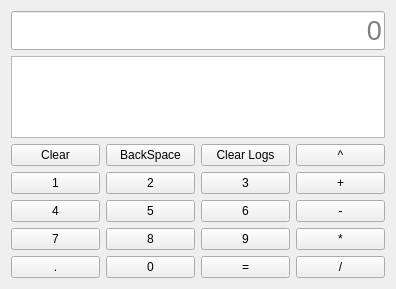
<?xml version="1.0" encoding="UTF-8"?>
<ui version="4.0">
 <class>Calc</class>
 <widget class="QWidget" name="Calc">
  <property name="geometry">
   <rect>
    <x>0</x>
    <y>0</y>
    <width>396</width>
    <height>289</height>
   </rect>
  </property>
  <property name="windowTitle">
   <string>Form</string>
  </property>
  <layout class="QVBoxLayout" name="verticalLayout_2">
   <item>
    <widget class="QLineEdit" name="display">
     <property name="font">
      <font>
       <family>Microsoft Sans Serif</family>
       <pointsize>20</pointsize>
       <weight>50</weight>
       <bold>false</bold>
      </font>
     </property>
     <property name="inputMask">
      <string/>
     </property>
     <property name="text">
      <string/>
     </property>
     <property name="alignment">
      <set>Qt::AlignRight|Qt::AlignTrailing|Qt::AlignVCenter</set>
     </property>
     <property name="placeholderText">
      <string>0</string>
     </property>
     <property name="clearButtonEnabled">
      <bool>false</bool>
     </property>
    </widget>
   </item>
   <item>
    <widget class="QListWidget" name="listWidget">
     <property name="enabled">
      <bool>true</bool>
     </property>
     <property name="font">
      <font>
       <family>System</family>
       <pointsize>8</pointsize>
       <weight>75</weight>
       <bold>true</bold>
      </font>
     </property>
     <property name="isWrapping" stdset="0">
      <bool>false</bool>
     </property>
    </widget>
   </item>
   <item>
    <layout class="QHBoxLayout" name="rw1">
     <item>
      <widget class="QPushButton" name="clear">
       <property name="text">
        <string>Clear</string>
       </property>
      </widget>
     </item>
     <item>
      <widget class="QPushButton" name="backspace">
       <property name="text">
        <string>BackSpace</string>
       </property>
      </widget>
     </item>
     <item>
      <widget class="QPushButton" name="pushButton_4">
       <property name="text">
        <string>Clear Logs</string>
       </property>
      </widget>
     </item>
     <item>
      <widget class="QPushButton" name="power">
       <property name="text">
        <string>^</string>
       </property>
      </widget>
     </item>
    </layout>
   </item>
   <item>
    <layout class="QHBoxLayout" name="rw2">
     <item>
      <widget class="QPushButton" name="one">
       <property name="text">
        <string>1</string>
       </property>
      </widget>
     </item>
     <item>
      <widget class="QPushButton" name="two">
       <property name="text">
        <string>2</string>
       </property>
      </widget>
     </item>
     <item>
      <widget class="QPushButton" name="three">
       <property name="text">
        <string>3</string>
       </property>
      </widget>
     </item>
     <item>
      <widget class="QPushButton" name="plus">
       <property name="text">
        <string>+</string>
       </property>
      </widget>
     </item>
    </layout>
   </item>
   <item>
    <layout class="QHBoxLayout" name="rw3">
     <item>
      <widget class="QPushButton" name="four">
       <property name="text">
        <string>4</string>
       </property>
      </widget>
     </item>
     <item>
      <widget class="QPushButton" name="five">
       <property name="text">
        <string>5</string>
       </property>
      </widget>
     </item>
     <item>
      <widget class="QPushButton" name="six">
       <property name="text">
        <string>6</string>
       </property>
      </widget>
     </item>
     <item>
      <widget class="QPushButton" name="minus">
       <property name="text">
        <string>-</string>
       </property>
      </widget>
     </item>
    </layout>
   </item>
   <item>
    <layout class="QHBoxLayout" name="rw4">
     <item>
      <widget class="QPushButton" name="seven">
       <property name="text">
        <string>7</string>
       </property>
      </widget>
     </item>
     <item>
      <widget class="QPushButton" name="eight">
       <property name="text">
        <string>8</string>
       </property>
      </widget>
     </item>
     <item>
      <widget class="QPushButton" name="nine">
       <property name="text">
        <string>9</string>
       </property>
      </widget>
     </item>
     <item>
      <widget class="QPushButton" name="multiply">
       <property name="text">
        <string>*</string>
       </property>
      </widget>
     </item>
    </layout>
   </item>
   <item>
    <layout class="QHBoxLayout" name="rw5">
     <item>
      <widget class="QPushButton" name="dot">
       <property name="text">
        <string>.</string>
       </property>
      </widget>
     </item>
     <item>
      <widget class="QPushButton" name="zero">
       <property name="text">
        <string>0</string>
       </property>
      </widget>
     </item>
     <item>
      <widget class="QPushButton" name="equal">
       <property name="text">
        <string>=</string>
       </property>
      </widget>
     </item>
     <item>
      <widget class="QPushButton" name="division">
       <property name="text">
        <string>/</string>
       </property>
      </widget>
     </item>
    </layout>
   </item>
  </layout>
 </widget>
 <resources/>
 <connections/>
</ui>
